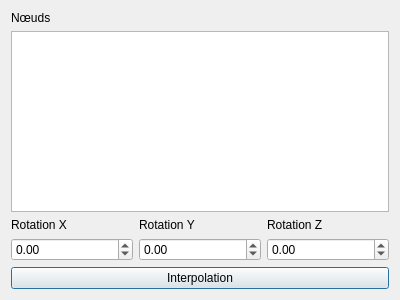
<?xml version="1.0" encoding="UTF-8"?>
<ui version="4.0">
 <class>AnimationDialog</class>
 <widget class="QDialog" name="AnimationDialog">
  <property name="geometry">
   <rect>
    <x>0</x>
    <y>0</y>
    <width>400</width>
    <height>300</height>
   </rect>
  </property>
  <property name="windowTitle">
   <string>Options d'animation</string>
  </property>
  <layout class="QVBoxLayout" name="verticalLayout">
   <item>
    <widget class="QLabel" name="label">
     <property name="text">
      <string>Nœuds</string>
     </property>
    </widget>
   </item>
   <item>
    <widget class="QTreeWidget" name="treeWidget">
     <attribute name="headerVisible">
      <bool>false</bool>
     </attribute>
     <column>
      <property name="text">
       <string notr="true">1</string>
      </property>
     </column>
    </widget>
   </item>
   <item>
    <layout class="QGridLayout" name="gridLayout">
     <item row="1" column="2">
      <widget class="QDoubleSpinBox" name="zSpinBox">
       <property name="minimum">
        <double>-180.000000000000000</double>
       </property>
       <property name="maximum">
        <double>180.000000000000000</double>
       </property>
       <property name="singleStep">
        <double>2.000000000000000</double>
       </property>
      </widget>
     </item>
     <item row="1" column="1">
      <widget class="QDoubleSpinBox" name="ySpinBox">
       <property name="minimum">
        <double>-180.000000000000000</double>
       </property>
       <property name="maximum">
        <double>180.000000000000000</double>
       </property>
       <property name="singleStep">
        <double>2.000000000000000</double>
       </property>
      </widget>
     </item>
     <item row="0" column="0">
      <widget class="QLabel" name="label_2">
       <property name="text">
        <string>Rotation X</string>
       </property>
       <property name="buddy">
        <cstring>xSpinBox</cstring>
       </property>
      </widget>
     </item>
     <item row="1" column="0">
      <widget class="QDoubleSpinBox" name="xSpinBox">
       <property name="minimum">
        <double>-180.000000000000000</double>
       </property>
       <property name="maximum">
        <double>180.000000000000000</double>
       </property>
       <property name="singleStep">
        <double>2.000000000000000</double>
       </property>
      </widget>
     </item>
     <item row="0" column="2">
      <widget class="QLabel" name="label_4">
       <property name="text">
        <string>Rotation Z</string>
       </property>
       <property name="buddy">
        <cstring>zSpinBox</cstring>
       </property>
      </widget>
     </item>
     <item row="0" column="1">
      <widget class="QLabel" name="label_3">
       <property name="text">
        <string>Rotation Y</string>
       </property>
       <property name="buddy">
        <cstring>ySpinBox</cstring>
       </property>
      </widget>
     </item>
    </layout>
   </item>
   <item>
    <widget class="QPushButton" name="playButton">
     <property name="text">
      <string>Interpolation</string>
     </property>
    </widget>
   </item>
  </layout>
 </widget>
 <resources/>
 <connections/>
</ui>
